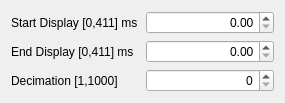
<?xml version="1.0" encoding="UTF-8"?>
<ui version="4.0">
 <class>timeAndDecimation</class>
 <widget class="TaurusWidget" name="timeAndDecimation">
  <property name="geometry">
   <rect>
    <x>0</x>
    <y>0</y>
    <width>285</width>
    <height>82</height>
   </rect>
  </property>
  <property name="windowTitle">
   <string>Form</string>
  </property>
  <layout class="QGridLayout" name="gridLayout">
   <item row="2" column="0">
    <widget class="QLabel" name="decimationLabel">
     <property name="text">
      <string>Decimation [1,1000]</string>
     </property>
    </widget>
   </item>
   <item row="0" column="1">
    <widget class="QDoubleSpinBox" name="startValue">
     <property name="alignment">
      <set>Qt::AlignRight|Qt::AlignTrailing|Qt::AlignVCenter</set>
     </property>
    </widget>
   </item>
   <item row="0" column="0">
    <widget class="QLabel" name="startLabel">
     <property name="text">
      <string>Start Display [0,411] ms</string>
     </property>
    </widget>
   </item>
   <item row="2" column="1">
    <widget class="QSpinBox" name="decimationValue">
     <property name="alignment">
      <set>Qt::AlignRight|Qt::AlignTrailing|Qt::AlignVCenter</set>
     </property>
    </widget>
   </item>
   <item row="1" column="0">
    <widget class="QLabel" name="stopLabel">
     <property name="text">
      <string>End Display [0,411] ms</string>
     </property>
    </widget>
   </item>
   <item row="1" column="1">
    <widget class="QDoubleSpinBox" name="endValue">
     <property name="alignment">
      <set>Qt::AlignRight|Qt::AlignTrailing|Qt::AlignVCenter</set>
     </property>
    </widget>
   </item>
  </layout>
 </widget>
 <customwidgets>
  <customwidget>
   <class>TaurusWidget</class>
   <extends>QWidget</extends>
   <header>taurus.qt.qtgui.container</header>
   <container>1</container>
  </customwidget>
 </customwidgets>
 <tabstops>
  <tabstop>startValue</tabstop>
  <tabstop>endValue</tabstop>
  <tabstop>decimationValue</tabstop>
 </tabstops>
 <resources/>
 <connections/>
</ui>
